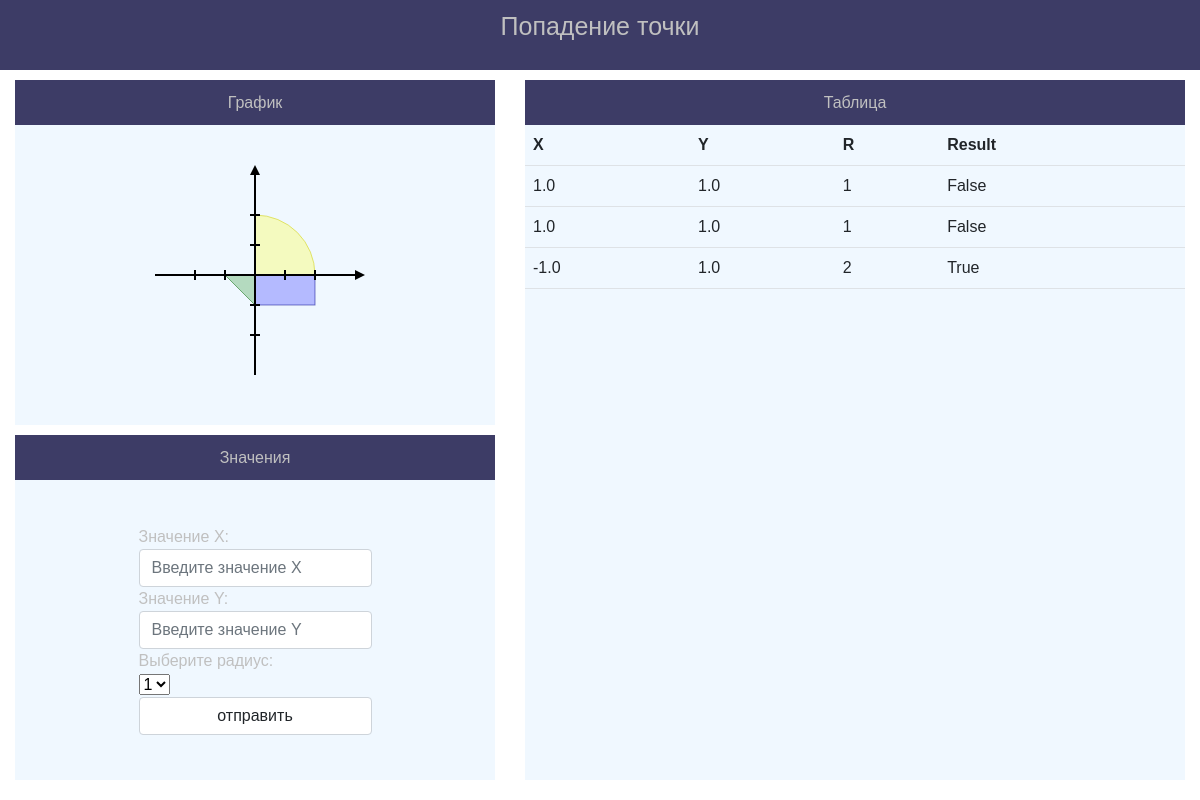
Before: / with the older database file.
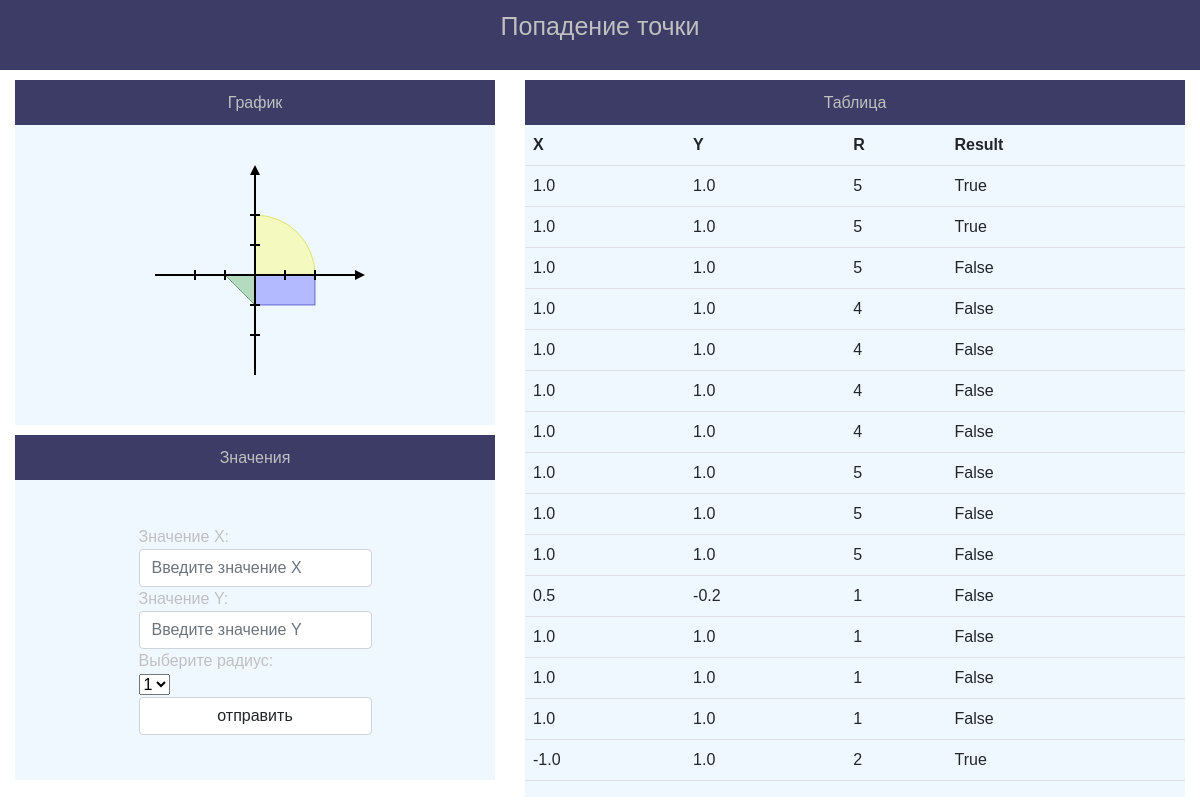
After: the same page with the newer database file.
### main/models.py (models this page shows, shortened)
class Dots(models.Model):
    x_value = models.FloatField('X', max_length=15)
    y_value = models.FloatField('Y', max_length=15)
    r_value = models.IntegerField('R')
    result = models.BooleanField('Result')
    class Meta:
        verbose_name = 'Точка'
        verbose_name_plural = 'Точки'

### main/views.py (the view, shortened to what this page needs)
# urls.py: path('', views.main, name='main'),
def main(request):
    error = ''
    form = DotsForm()
    dots = Dots.objects.order_by('-id')
    data = {
        'form': form,
        'error': error,
        'dots': dots
    }
    return render(request, 'main/main.html', data)

### main/forms.py
class DotsForm(forms.ModelForm):
    CHOICES = (
        ('1', 1),
        ('2', 2),
        ('3', 3),
        ('4', 4),
        ('5', 5)
    )
    r_value = ChoiceField(choices=CHOICES)
    class Meta:
        model = Dots
        fields = ['x_value', 'y_value', 'r_value', 'result']
        widgets = {
            'x_value': NumberInput(attrs={
                'class': 'form-control',
                'id': 'X',
                'placeholder': 'Введите значение X'
            }),
            'y_value': NumberInput(attrs={
                'class': 'form-control',
                'id': 'Y',
                'placeholder': 'Введите значение Y'
            })
        }

### main/templates/main/main.html (shortened to what this page needs)
{% extends 'main/layout.html' %}
{% load static %}
{% block content %}
<div class="wrapper">
    <header class="header">
    <span class="info">
        <p> Попадение точки </p>
    </span>
    </header>
    <div class="content">
        <div class="content-input">
            <div class="schedule">
                <div class="title">График</div>
                <div class="shedule-value">
                </div>
            </div>
            <div class="input">
                <div class="title">Значения</div>
                <div class="input-value">
                    <form method="post">
                        <label for="X">Значение X:</label><br/>
                        {{ form.x_value }}
                        <label for="Y">Значение Y:</label><br/>
                        {{ form.y_value }}
                        <label for="radius">Выберите радиус:</label><br/>
                        {{ form.r_value }}
                        </select><br/>
                        <button type="submit" class="form-control">отправить</button>
                    </form>
                </div>
            </div>
        </div>
        <div class="table-div">
            <div class="title">Таблица</div>
            <div class="table-value">
                <table class="table">
                    <tr>
                        <th>X</th>
                        <th>Y</th>
                        <th>R</th>
                        <th>Result</th>
                    </tr>
                    {% for dot in dots %}
                        <tr>
                            <td>{{dot.x_value}}</td>
                            <td>{{dot.y_value}}</td>
                            <td>{{dot.r_value}}</td>
                            <td>{{dot.result}}</td>
                        </tr>
                    {% endfor %}
                </table>
            </div>
        </div>
    </div>
</div>
{% endblock %}

### main/templates/main/layout.html (shortened to what this page needs)
{% load static %}
<!doctype html>
<html lang="en">
<head>
    <link rel="stylesheet" href="https://cdn.jsdelivr.net/npm/bootstrap@5.0.2/dist/css/bootstrap.min.css">
    <link rel="stylesheet" href="https://use.fontawesome.com/releases/v5.8.2/css/all.css">
    <link rel="stylesheet" href="{% static 'main/css/main.css' %}">
</head>
<body>
    <main>
        {% block content %}
        {% endblock %}
    </main>
</body>
</html>

### main/static/main/css/main.css (style rules this page uses)
body { color: silver; font-family: Arial; }
.header { background: #3d3c66; height: 70px; margin-bottom: 10px; display: flex; justify-content: center; align-items: center; font-size: 25px; }
.content { min-height: 700px; display: flex; flex-direction: row; justify-content: space-around; }
.content-input { min-height: 700px; width: 40%; display: flex; flex-direction: column; justify-content: left; }
.schedule { background: aliceblue; min-height: 345px; margin-bottom: 10px; display: flex; flex-direction: column; }
.title { background: #3d3c66; height: 45px; display: flex; justify-content: center; align-items: center; }
.shedule-value { min-height: 300px; display: flex; justify-content: center; align-items: center; }
.input { background: aliceblue; min-height: 345px; display: flex; flex-direction: column; }
.input-value { min-height: 300px; display: flex; justify-content: center; align-items: center; }
.table-div { background: aliceblue; min-height: 500px; width: 55%; display: flex; flex-direction: column; }

Changed rows visible on the page:
added Dots: x_value "1.0", y_value "1.0", r_value "5", result "True"
added Dots: x_value "1.0", y_value "1.0", r_value "5", result "True"
added Dots: x_value "1.0", y_value "1.0", r_value "5", result "False"
added Dots: x_value "1.0", y_value "1.0", r_value "4", result "False"
added Dots: x_value "1.0", y_value "1.0", r_value "4", result "False"
added Dots: x_value "1.0", y_value "1.0", r_value "4", result "False"
added Dots: x_value "1.0", y_value "1.0", r_value "4", result "False"
added Dots: x_value "1.0", y_value "1.0", r_value "5", result "False"
added Dots: x_value "1.0", y_value "1.0", r_value "5", result "False"
added Dots: x_value "1.0", y_value "1.0", r_value "5", result "False"
added Dots: x_value "0.5", y_value "-0.2", r_value "1", result "False"
added Dots: x_value "1.0", y_value "1.0", r_value "1", result "False"
